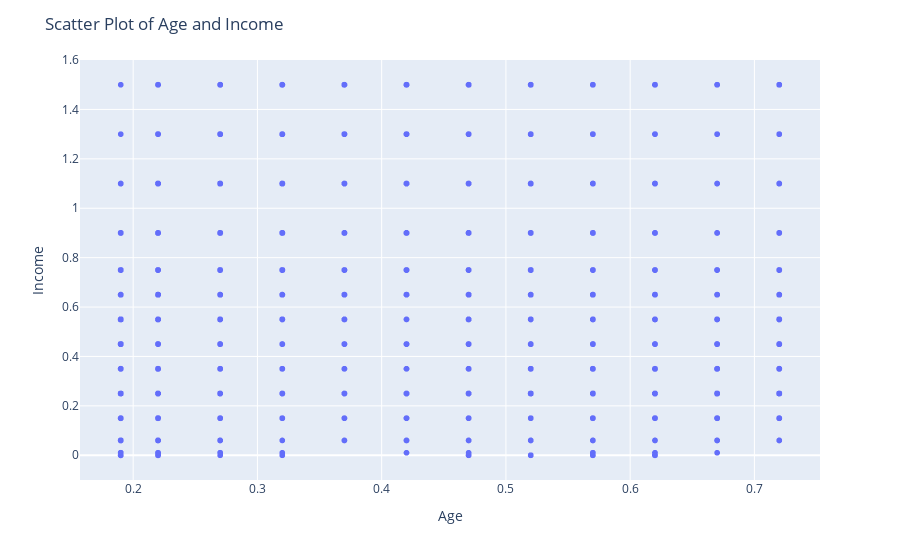

The notebook cell saved with this chart:
### Markdown cell above
### 3.THE RELATION BETWEEN AGE AND INCOME

### Code cell
import plotly.express as px

fig = px.scatter(df, x='age', y='income', hover_data=['visits'], labels={'age': 'Age', 'income': 'Income', 'visits': 'Doctor Visits'})

fig.update_layout(
    title='Scatter Plot of Age and Income',
    xaxis_title='Age',
    yaxis_title='Income'
)

fig.show()

### Figure 1 — Plotly figure (JSON) as saved in the notebook; plotly's stock layout.template omitted (floating-point values rounded to 4 significant figures; data arrays with more than 128 entries replaced by an {"elided": "..."} marker saying what was removed)
{"data": [{"customdata": {"elided": "5190x1 int values"}, "hovertemplate": "Age=%{x}<br>Income=%{y}<br>Doctor Visits=%{customdata[0]}<extra></extra>", "legendgroup": "", "marker": {"color": "#636efa", "symbol": "circle"}, "mode": "markers", "name": "", "showlegend": false, "type": "scattergl", "x": {"elided": "5190 float values"}, "xaxis": "x", "y": {"elided": "5190 float values"}, "yaxis": "y"}], "layout": {"legend": {"tracegroupgap": 0}, "margin": {"t": 60}, "title": {"text": "Scatter Plot of Age and Income"}, "xaxis": {"anchor": "y", "domain": [0, 1], "title": {"text": "Age"}}, "yaxis": {"anchor": "x", "domain": [0, 1], "title": {"text": "Income"}}}}
